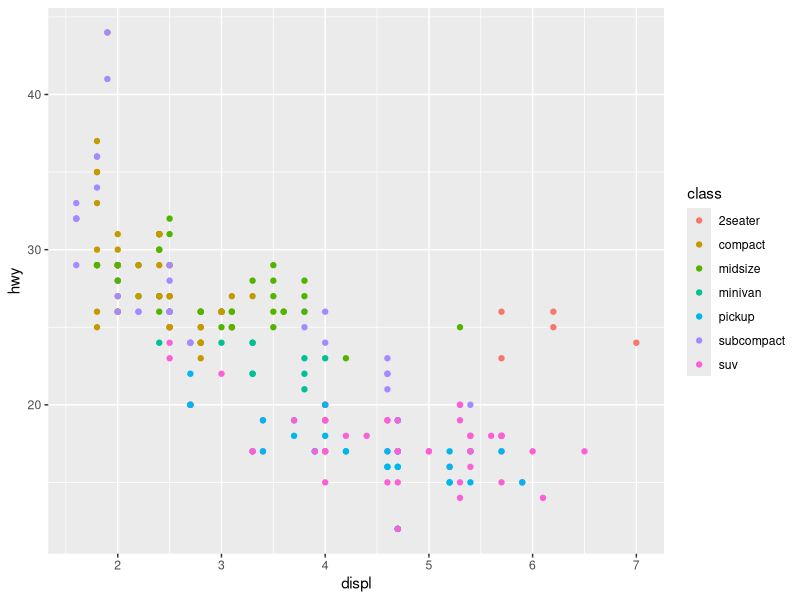
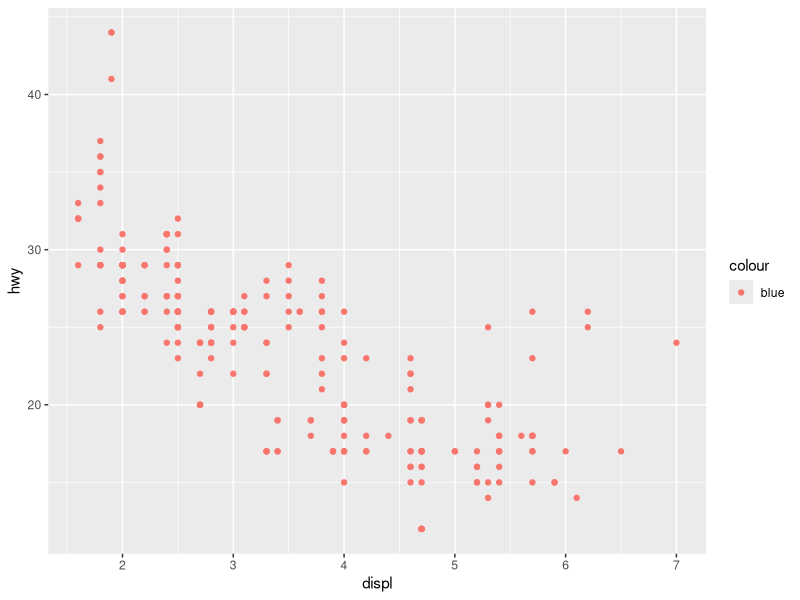
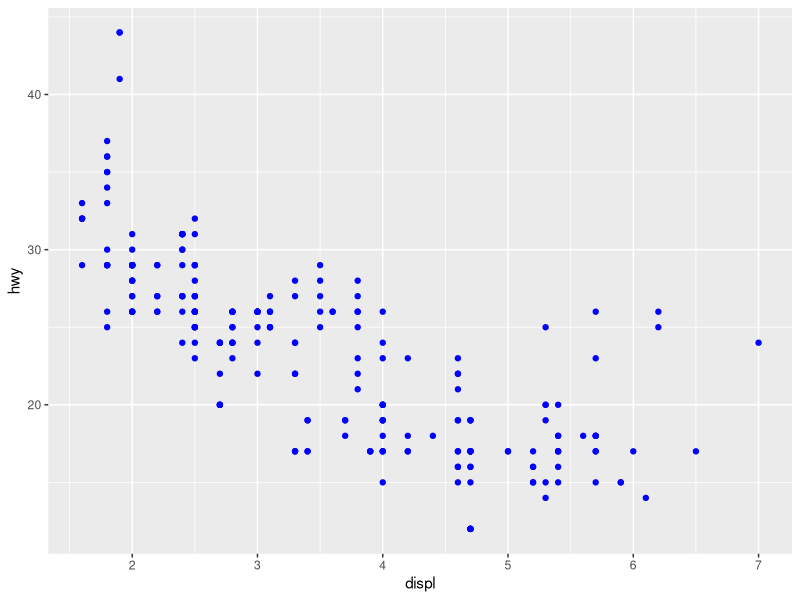
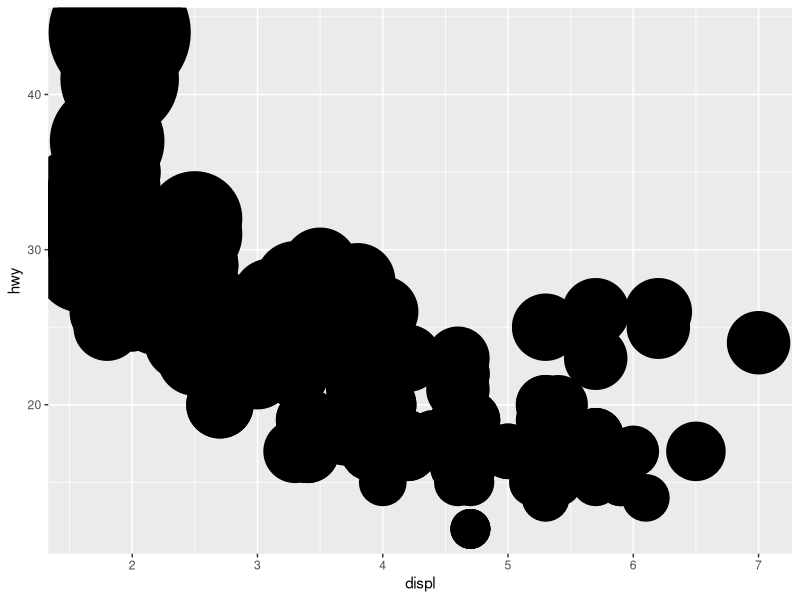
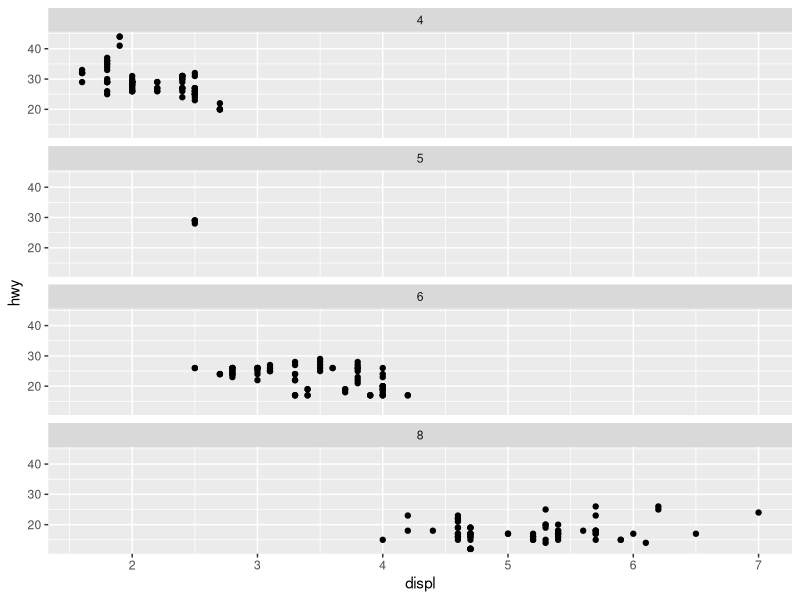
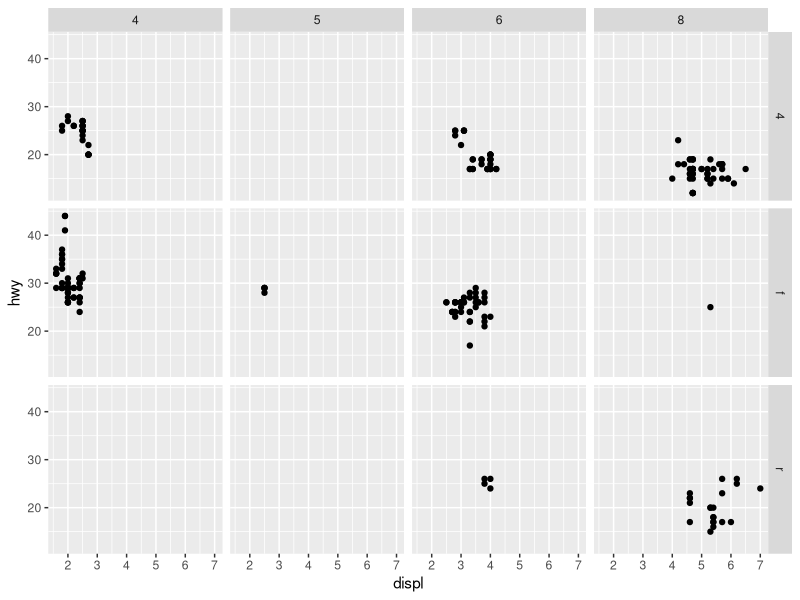
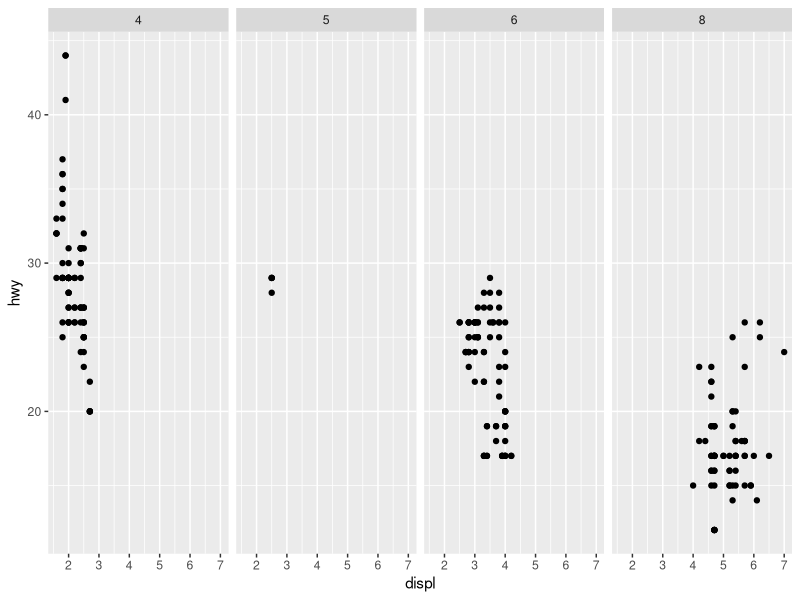
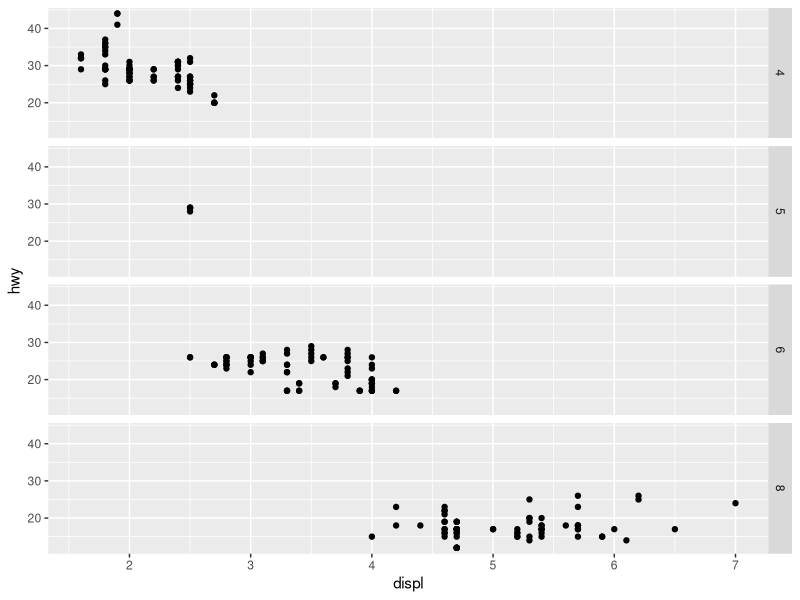

Write the R code that produced these figures, in order.
## ---- chunk 1
knitr::opts_chunk$set(echo = TRUE)
## ---- chunk 2
library(tidyverse)
## ---- chunk 3
dput(mtcars)
## ---- chunk 4
ggplot2::mpg
## ---- chunk 5
ggplot(mpg) + geom_point(mapping=aes(x=displ, y =hwy, col=class))
ggplot(mpg) + geom_point(mapping=aes(x=displ, y =hwy, col="blue"))
ggplot(mpg) + geom_point(mapping=aes(x=displ, y =hwy), col="blue")
## ---- chunk 6
ggplot(mpg) + geom_point(mapping=aes(x=displ, y =hwy, stroke=cty))
## ---- chunk 7
mpg%>% ggplot() + geom_point(mapping=aes(x=displ, y = hwy)) + facet_wrap(~cyl,ncol=1,nrow=4)
## ---- chunk 8
mpg%>% ggplot() + geom_point(mapping=aes(x=displ, y = hwy)) + facet_grid(drv~cyl)
#We can achive what facet_wrap does using facet_grid
mpg%>% ggplot() + geom_point(mapping=aes(x=displ, y = hwy)) + facet_grid(.~cyl)
mpg%>% ggplot() + geom_point(mapping=aes(x=displ, y = hwy)) + facet_grid(cyl~.)
## ---- chunk 9
ggplot(mpg) + geom_smooth(mapping=aes(x=displ, y=hwy,linetype=drv))
## ---- chunk 10
ggplot(data = mpg) + geom_smooth(mapping = aes(x = displ, y = hwy, group = drv))
ggplot(data = mpg) + geom_smooth(mapping = aes(x = displ, y = hwy, color = drv),
                                  show.legend =FALSE)
## ---- chunk 11
ggplot(data = mpg) +
geom_point(mapping = aes(x = displ, y = hwy)) +
geom_smooth(mapping = aes(x = displ, y = hwy))
## ---- chunk 12
ggplot(mpg,mapping=aes(x=displ,y=hwy))+ geom_point(aes(col=drv)) +
  geom_smooth(data=filter(mpg, class=="subcompact"),se=FALSE)
## ---- chunk 13
ggplot(diamonds) + geom_bar(aes(x=cut))
## ---- chunk 14
ggplot(data = diamonds) +geom_bar(mapping = aes(x = cut, y = ..prop..,group=1))
## ---- chunk 15
ggplot(data = diamonds) + geom_bar(mapping = aes(x = cut, colour = clarity))
## ---- chunk 16
ggplot(data = diamonds,
mapping = aes(x = cut, color = clarity)) + geom_bar(fill = NA, position = "identity")
## ---- chunk 17
ggplot(data = diamonds) +geom_bar(mapping = aes(x = cut, fill = clarity),position = "fill")
## ---- chunk 18
ggplot(data = diamonds) + geom_bar(mapping = aes(x = cut, fill = clarity),position = "dodge")
## ---- chunk 19
ggplot(data = mpg) +geom_point(mapping = aes(x = displ, y = hwy),position = "jitter")
ggplot(data = mpg,mapping = aes(x = displ, y = hwy)) +geom_jitter()

## ---- chunk 20
ggplot(data = mpg,mapping = aes(x = displ, y = hwy)) +geom_count()
## ---- chunk 21
ggplot(data = mpg, mapping = aes(x = class, y = hwy)) + geom_boxplot() + coord_flip()
